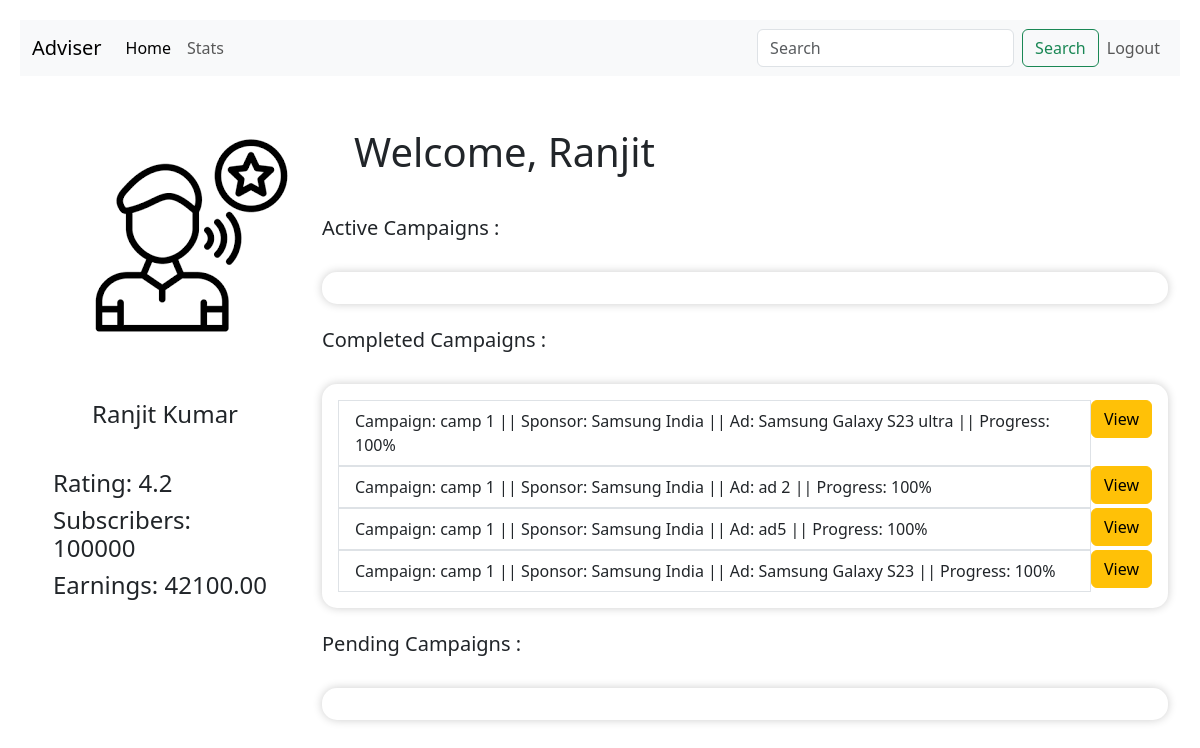
Page /influencer/geekyranjit/dashboard on the committed database.
### backend/models.py (models this page shows)
class Influencer(db.Model):
    influencer_id=db.Column(db.Integer,primary_key=True,autoincrement=True)
    username=db.Column(db.String(),nullable=False,unique=True)
    password=db.Column(db.String(),nullable=False)
    f_name=db.Column(db.String(),nullable=False)
    l_name=db.Column(db.String(),nullable=False)
    earnings=db.Column(db.Numeric(10, 2),nullable=False,default=0)
    rating=db.Column(db.Numeric(3, 2),nullable=False,default=None)
    flagged=db.Column(db.Integer,nullable=False,default=0)
    admin_id=db.Column(db.Integer,db.ForeignKey('admin.admin_id'),nullable=False,default=1)
    category_id=db.Column(db.String(),db.ForeignKey("category.cat_id"),nullable=False)
    niche_id=db.Column(db.String(),db.ForeignKey("niche.niche_id"),nullable=False)
    social_media=db.Column(db.String(),nullable=False)
    subs=db.Column(db.Integer,nullable=False)
    category=db.relationship('Category', back_populates='influencers')
    niche = db.relationship('Niche', back_populates='influencers')
    admin=db.relationship('Admin', back_populates='influencers')

class Adrequest(db.Model):
    ad_id=db.Column(db.Integer,primary_key=True,autoincrement=True)
    campaign_id=db.Column(db.Integer,db.ForeignKey("campaign.campaign_id"),nullable=False)
    influencer_id=db.Column(db.Integer,db.ForeignKey("influencer.influencer_id"),nullable=False)
    name=db.Column(db.String(), nullable=False,unique=True)
    content=db.Column(db.String(), nullable=False)
    niche_id=db.Column(db.String(),db.ForeignKey("niche.niche_id"),nullable=False)
    status=db.Column(db.String(), nullable=False,default='pending')
    budget = db.Column(db.Numeric(10, 2), nullable=False)
    negotiate_budget=db.Column(db.Numeric(10, 2), nullable=False,default=0)
    niche=db.relationship('Niche',back_populates='adrequests')
    campaign=db.relationship('Campaign',back_populates='ads')

class Campaign(db.Model):
    campaign_id=db.Column(db.Integer,primary_key=True,autoincrement=True)
    sponsor_id=db.Column(db.Integer,db.ForeignKey('sponsor.sponsor_id'),nullable=False)
    admin_id=db.Column(db.Integer,db.ForeignKey('admin.admin_id'),nullable=False,default=1)
    name=db.Column(db.String(),nullable=False,unique=True)
    category_id=db.Column(db.String(),db.ForeignKey("category.cat_id"),nullable=False)
    start_date=db.Column(db.Date,nullable=False)
    end_date = db.Column(db.Date, nullable=False)
    initial_budget=db.Column(db.Numeric(10, 2),nullable=False,default=0)
    budget = db.Column(db.Numeric(10, 2), nullable=False)
    status = db.Column(db.String(), nullable=False,default='active')
    visibility= db.Column(db.String(50),nullable=False)
    goals=db.Column(db.String(),nullable=False)
    flagged=db.Column(db.Integer,nullable=False,default=0)
    categories=db.relationship('Category',back_populates='campaigns')
    sponsors=db.relationship('Sponsor',back_populates='campaigns')
    admin=db.relationship('Admin',back_populates='campaigns')
    ads=db.relationship('Adrequest',back_populates='campaign')

class Sponsor(db.Model):
    sponsor_id=db.Column(db.Integer,primary_key=True,autoincrement=True)
    username=db.Column(db.String(),nullable=False,unique=True)
    password=db.Column(db.String(),nullable=False)
    company_name=db.Column(db.String(),nullable=False,unique=True)
    industry=db.Column(db.String(),nullable=False)
    initial_budget=db.Column(db.Numeric(10, 2),nullable=False,default=0)
    budget=db.Column(db.Numeric(10, 2),nullable=False)
    flagged=db.Column(db.Integer,nullable=False,default=0)
    admin_id=db.Column(db.Integer,db.ForeignKey('admin.admin_id'),nullable=False,default=1)
    campaigns=db.relationship('Campaign',back_populates='sponsors')
    admin=db.relationship('Admin',back_populates='sponsors')

### backend/users.py (the view)
@app.route('/influencer/<username>/dashboard',methods=['GET','POST'])                          # influencer dashboard
def in_dash(username):
    inf=Influencer.query.filter_by(username=username).first()
    inf_ads=Adrequest.query.filter_by(influencer_id=inf.influencer_id).all()
    if int(inf.flagged)==1:
        return 'You have been flagged, Contact Admin !',400
    return render_template('influencer_dash.html',inf=inf,ads=inf_ads)

### templates/influencer_dash.html (shortened to what this page needs)
<!DOCTYPE html>
<html lang="en">
<head>
    <link rel="stylesheet" href="/static/style.css">
    <link href="https://cdn.jsdelivr.net/npm/bootstrap@5.3.3/dist/css/bootstrap.min.css" rel="stylesheet">
</head>
<body>
    <nav class="navbar navbar-expand-lg bg-body-tertiary">
        <div class="container-fluid">
          <a class="navbar-brand" href="/">Adviser</a>
          <div class="collapse navbar-collapse" id="navbarSupportedContent">
            <ul class="navbar-nav me-auto mb-2 mb-lg-0">
              <li class="nav-item">
                <a class="nav-link active" aria-current="page" href="#">Home</a>
              </li>
              <li class="nav-item">
                <a class="nav-link" href="/stats/">Stats</a>
              </li>
            </ul>
            <form class="d-flex" role="search" method="get" action="{{url_for('search_campaign',username=inf.username)}}">
                <input class="form-control me-2" type="search" placeholder="Search" aria-label="Search" name="query">
                <button class="btn btn-outline-success" type="submit" >Search</button>
              </form>
          </div>
          <ul class="navbar-nav me-auto mb-1 mb-lg-0">
            <li class="nav-item">
              <a class="nav-link" href="/influencer/login" >Logout</a>
            </li>
          </ul>
        </div>
    </nav>
<div class="container-fluid" >
    <div class="row">
        <div class="col-md-3 side-panel" >
            <div class="text-center" style="margin: 2rem; padding: 15px;">
                <img src="/static/inf_profile.png" alt="...">
            </div>
            <div class="mt-3" style="margin: 1rem; padding: 5px;">
                <h4 style="text-align: center; padding-bottom: 2rem;">{{ inf.f_name }} {{ inf.l_name }}</h4>
                <h4>Rating: <span >{{inf.rating|round(1)}}</span></h4>
                <h4 >Subscribers: {{inf.subs}}</h4>
                <h4>Earnings: {{inf.earnings}}</h4>
            </div>
        </div>
    <div class="col-md-9 main-panel">
        <h1 style="padding: 2rem;">Welcome, {{ inf.f_name }}</h1>
        <h5>Active Campaigns :</h5>
        <br>
        <div style="padding: 2rem 0rem 2rem 0rem;box-shadow: 0 0 10px rgba(0, 0, 0, 0.2);background-color: #fff;border: 0px solid rgb(101, 99, 99); padding: 1rem;border-radius: 15px;">
        </div>
        <br>
        <h5>Completed Campaigns :</h5>
        <br>
        <div style="padding: 2rem 0rem 2rem 0rem;box-shadow: 0 0 10px rgba(0, 0, 0, 0.2);background-color: #fff;border: 0px solid rgb(101, 99, 99); padding: 1rem;border-radius: 15px;">
            {% for ad in ads %}
            {% if ad.status=='Paid' or ad.status=='ad req fulfilled' %}
    <ul class="list-group">
        <span style="display: inline-flex;">
            <li class="list-group-item" style="display: flex;width: 100%;">
                Campaign: {{ad.campaign.name}} || Sponsor: {{ad.campaign.sponsors.company_name}} || Ad: </b> {{ad.name}} || Progress: 100%
            </li>
            <form action="{{url_for('inf_ad_details',ad_id=ad.ad_id,username=inf.username)}}" method="GET">
                <button type="submit" class="btn btn-warning">View</button>
            </form>
        </span>
        </ul>
    {%endif%}
{%endfor%}
        </div>
        <br>
        <h5>Pending Campaigns :</h5>
        <br>
        <div style="padding: 2rem 0rem 2rem 0rem;box-shadow: 0 0 10px rgba(0, 0, 0, 0.2);background-color: #fff;border: 0px solid rgb(101, 99, 99); padding: 1rem;border-radius: 15px;">
        </div>
    </div>
</div>
</div>
</body>
</html>

### static/style.css (style rules this page uses)
* { margin: 0px; }
body { font-family: Arial, sans-serif; background-color: #f4f4f4; margin: 0; padding: 20px; }
.main-panel { flex: 1; padding: 20px; }

### rows in the picture
Influencer: f_name "Ranjit", l_name "Kumar", rating "4.2", subs "100000", earnings "42100.00"
Adrequest: campaign.name "camp 1", campaign.sponsors.company_name "Samsung India", name "Samsung Galaxy S23 ultra"
Adrequest: campaign.name "camp 1", campaign.sponsors.company_name "Samsung India", name "ad 2"
Adrequest: campaign.name "camp 1", campaign.sponsors.company_name "Samsung India", name "ad5"
Adrequest: campaign.name "camp 1", campaign.sponsors.company_name "Samsung India", name "Samsung Galaxy S23"
